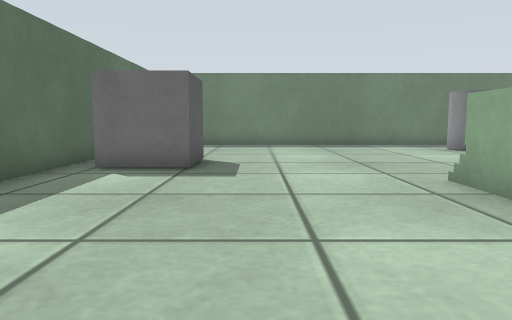
view 1 (above)

16 first-person views from a walk through a robot-simulator world made for Gazebo. The camera is 0.5 m above the floor, tilts 6° down and sees 70° across. The floor is counted in squares, 0.5 m on a side. Each view is taken from the middle of a square. On the plan, view 1 faces up. The plan holds only what a view shows up to about 13 squares ahead; the rest is blank.

view 2
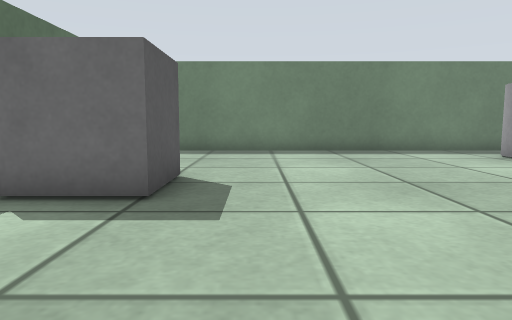

view 3
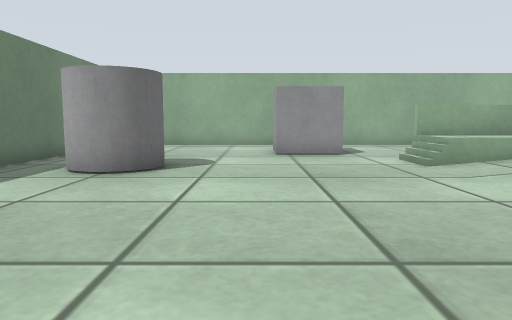

view 4
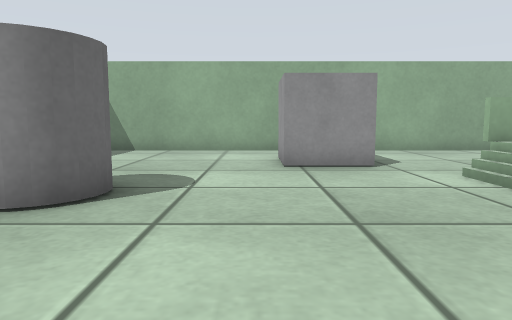

view 5
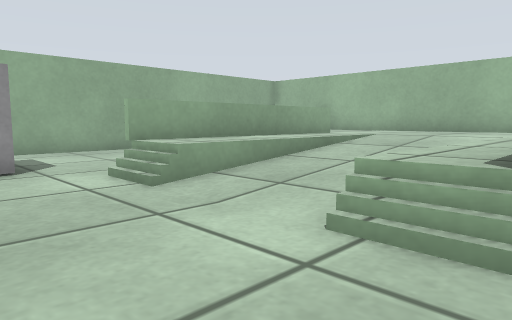

view 6
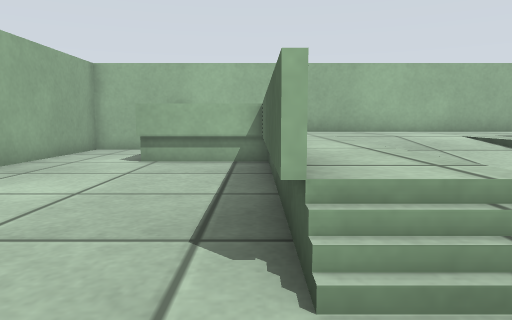

view 7
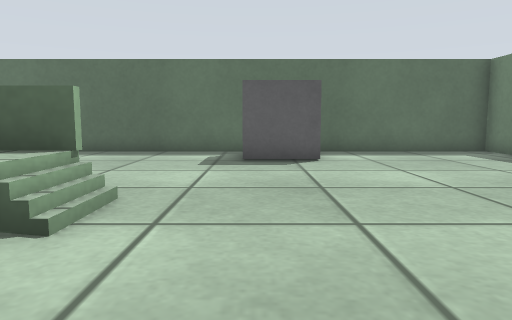

view 8
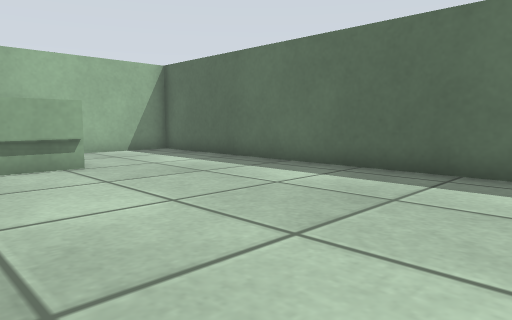

view 9
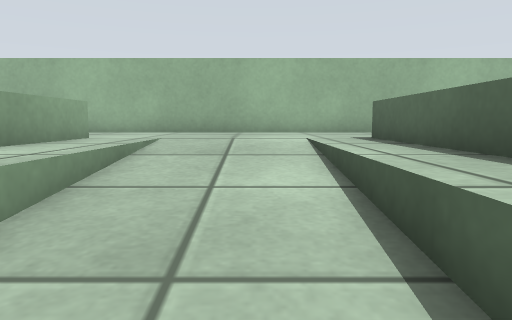

view 10
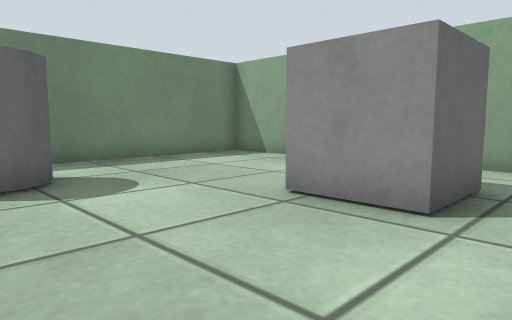

view 11
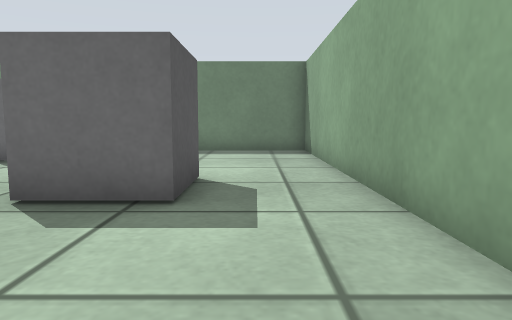

view 12
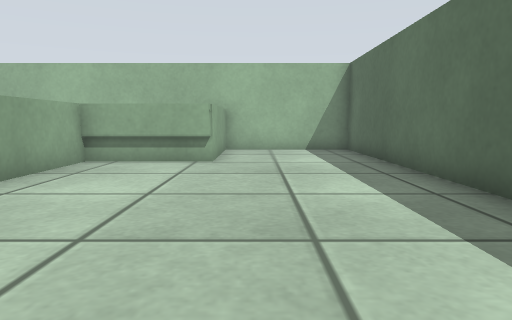

view 13
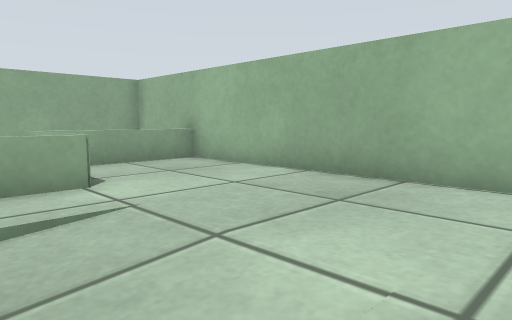

view 14
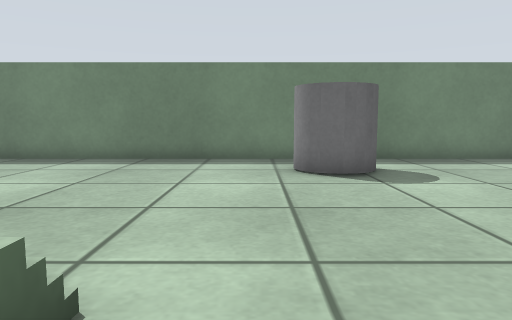

view 15
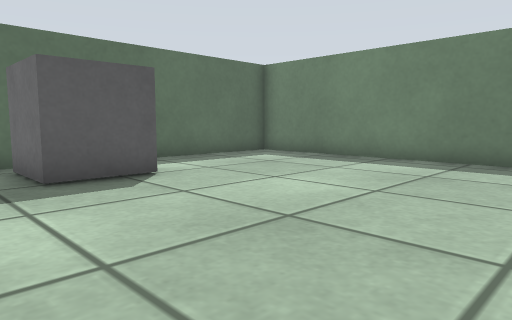

view 16
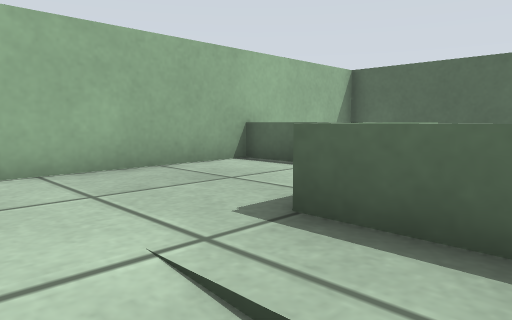

### Floor plan
Key: @ floor where view 1 was taken; # wall or solid block; . main floor; : floor 0.05 m higher than the main floor; + floor 0.1 m higher than the main floor; * floor 0.15 m higher than the main floor; % floor 0.2 m higher than the main floor; & floor 0.25 m higher than the main floor; $ floor 0.3 m higher than the main floor; / step, stairs or slope; = window, fence, low wall or low ledge; C grey cylinder; B grey box; O other object.
Columns run from 5 left of view 1 to 16 right of it. Each row starts with its distance up from view 1.
 16 ######################
 15 #....................#
 14 #............C.......#
 13 #...........C C......#
 12 #............C.......#
 11 #....................#
 10 #....................#
  9 #.BB............BBB..#
  8 #.BB............BBB..#
  7 #....................#
  6 #........//..//......#
  5 #........$/::=$=.....#
  4 #........$/++=$=.....#
  3 #........$/**/$=.....#
  2 O........$/%%/$=.....#
  1 O........$/&&/$=.....#
  0 O....@...$&&&&$=.....#
 -1 #....====$$$$$$====..#
 -2 #....=$$$$$$$$$$$$=..#
 -3 #....=$$$$$$$$$$$$=..#
 -4 #....=$$$$$$$$$$$$=..#
 -5 ######################

Positions as (right, up) in squares from view 1, and headings:
1: (0, 0), facing up
2: (0, 3), facing up
3: (0, 10), facing right
4: (3, 10), facing right
5: (3, 9), facing down-right
6: (10, 8), facing down
7: (8, 8), facing left
8: (3, 7), facing down-left
9: (6, 7), facing down
10: (7, 6), facing up-right
11: (14, 3), facing up
12: (-1, 8), facing down
13: (4, 1), facing down-right
14: (6, 4), facing up
15: (5, 6), facing up-left
16: (6, 1), facing down-left
